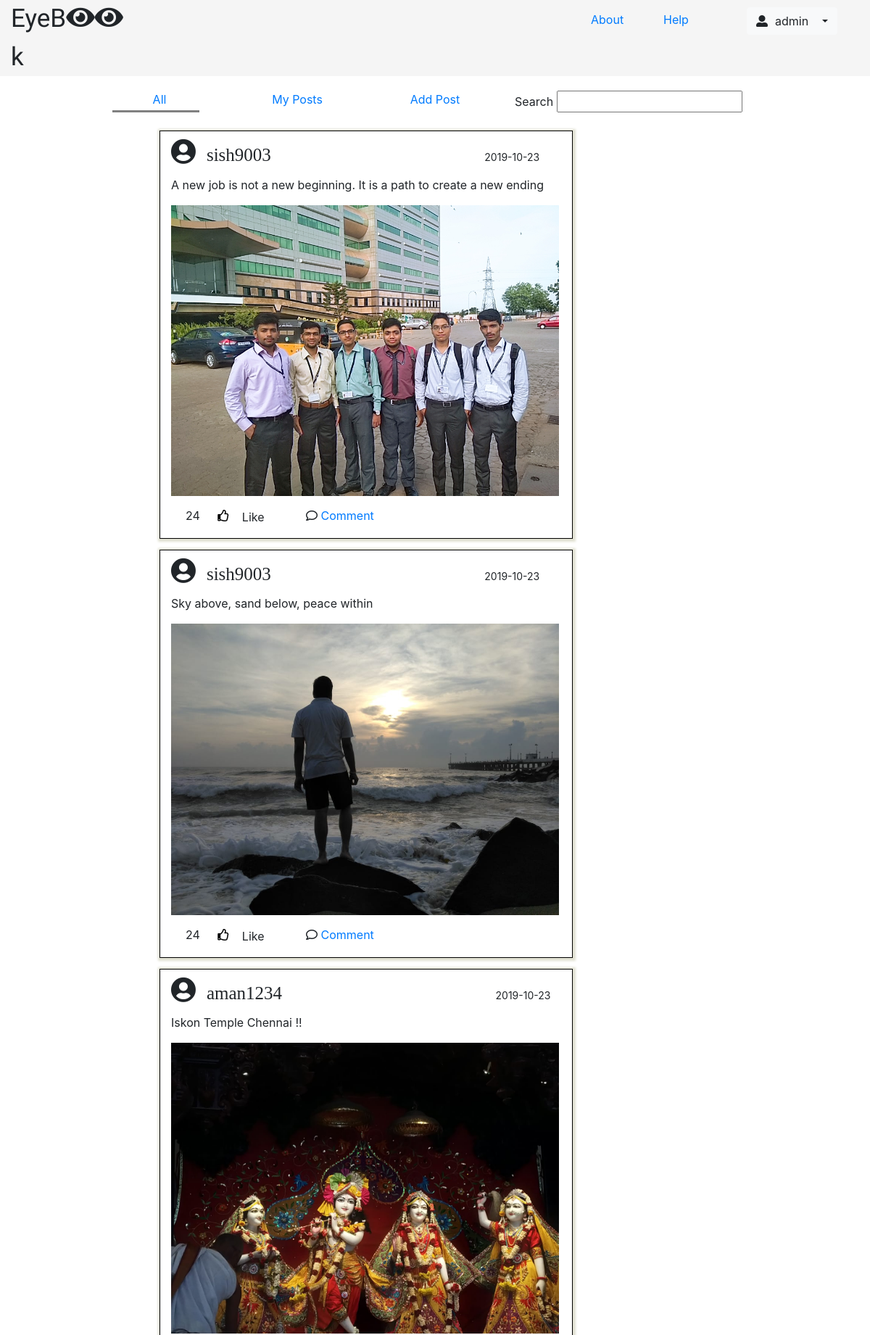
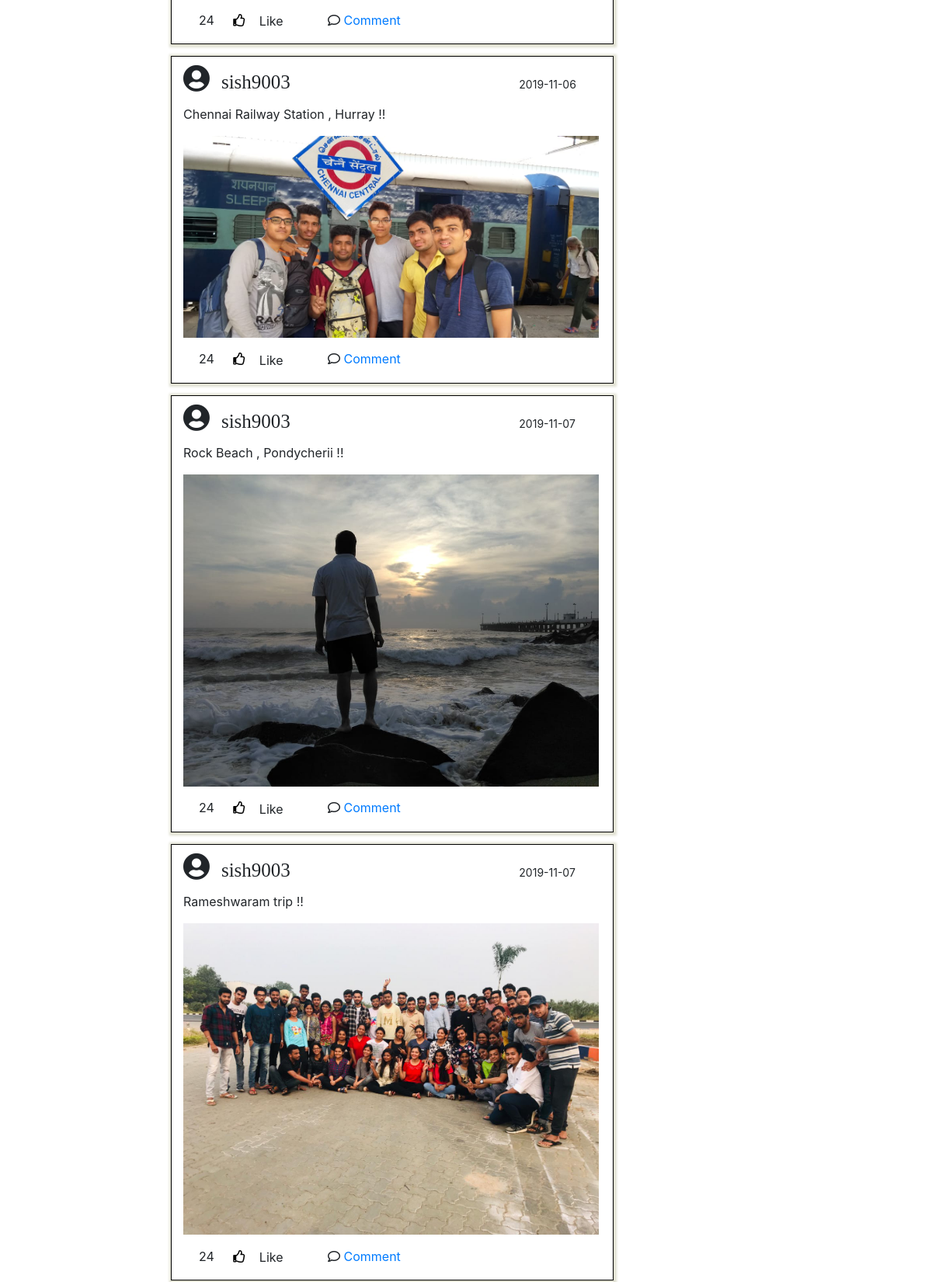
The app's page /eyebook/home (signed in, upper part) with its own data (2 pictures, top to bottom).
### eyebook/models.py (models this page shows)
class Posts(models.Model):
    post_id = models.AutoField(primary_key=True)
    username = models.CharField(max_length=20)
    time = models.CharField(max_length=20)
    post_text = models.CharField(max_length=100)
    post_img = models.CharField(max_length=50)

### eyebook/views.py (the view)
# urls.py: url('home',views.home),
@login_required(login_url='/eyebook/login')
def home(request):
    username = request.session['username']
    posts=models.Posts.objects.all()
    likes=models.Likes.objects.all()
    res = render(request,'eyebook/home.html',{'username':username,'posts':posts,'likes':likes})
    return res

### templates/eyebook/home.html (shortened to what this page needs)
<!DOCTYPE html>
{% load static %}
<html lang="en" dir="ltr">
  <head>
    <link rel="stylesheet" href="{% static 'css/home.css' %}">
    <link rel="stylesheet" href="https://maxcdn.bootstrapcdn.com/bootstrap/4.3.1/css/bootstrap.min.css">
  </head>
  <body>
    <section id="navbar">
      <div class="container-fluid">
        <div class="row nav">
          <div class="col-sm-2 logo">
            EyeB<i class="fa fa-eye" aria-hidden="true"></i><i class="fa fa-eye" aria-hidden="true"></i>k
          </div>
          <div class="col-sm-6">
          </div>
          <div class="col-sm-1 top_link">
            <a href="#">About</a>
          </div>
          <div class="col-sm-1 top_link">
            <a href="#">Help</a>
          </div>
          <div class="col-sm-2">
            <div class="dropdown">
              <div class="btn btn-light dropdown-toggle" data-toggle="dropdown">
                <span><i class="fas fa-user-alt"></i></span><span id="login_user_name">{{username}}</span>
              </div>
            </div>
          </div>
        </div>
      </div>
    </section>
    <div class="container">
      <div class="row navhead">
        <div class="col-sm-1">
        </div>
        <div class="col-sm-2 text-center">
          <a href="/eyebook/home">All</a>
          <div class="line">
          </div>
        </div>
        <div class="col-sm-2 text-center">
          <a href="/eyebook/mypost">My Posts</a>
        </div>
        <div class="col-sm-2 text-center">
          <a href="/eyebook/addpost">Add Post</a>
        </div>
        <div class="col-sm-5">
          <label for="search">Search</label>
          <input type="text" id="search" name="" value="">
        </div>
      </div>
      <section id="all_posts">
        {% for p in posts %}
        <div class="row post_area">
          <div class="col-sm-2">
          </div>
          <div class="col-sm-6 post" >
              <div style="margin:10px auto;">
                <i class="fas fa-user-circle" style="font-size: 35px;"></i><span id="user">{{p.username}}</span>
                <span style="margin-left:280px; font-size:14px;">{{p.time}}</span>
              </div>
              <div>
                <p>{{p.post_text}}
                 </p>
                <img src="../../media/{{p.post_img}}" alt="" class="responsive">
              </div>
              <div class="like_btn">
                <span style="margin-right:0px;" id="impr{{p.post_id}}">24</span>
                <span><i class="far fa-thumbs-up" id="icon{{p.post_id}}" style="color:black;"></i> <button class='btn l_btn' id="{{p.post_id}}"> Like</button></span>
                <span><i class="far fa-comment"></i> <a href="#"> Comment</a></span>
              </div>
          </div>
          <div class="col-sm-4">
          </div>
        </div>
        {% endfor %}
      </section>
    </div>
  </body>
</html>

### static/css/home.css (style rules this page uses)
.logo { font-family: 'Zhi Mang Xing', cursive; font-size: 35px; width:50%; padding-left: 20px; }
.dropdown { padding: 10px 15px; }
span { padding-right: 10px; }
.top_link { padding-top: 15px; }
.top_link a { text-decoration: none; }
.nav { background-color: whitesmoke; }
.navhead { margin: 20px auto; }
.post { border: 1px solid black; box-shadow: 1px 1px 3px 3px #e0e0d1; }
.post img { width: 535px; }
.like_btn { margin: 10px 10px; }
.like_btn span { padding: 10px; margin-right: 20px; }
#all_posts .row { margin-top: 15px; margin-bottom: 15px; }
#user { font-size: 25px; margin-left:15px; font-family: 'Arvo', serif; }
.line { width: 120px; height:3px; margin-left: 15px; margin-top: 3px; background-color: grey; }

### records on screen
Posts: username "sish9003", time "2019-10-23", post_text "A new job is not a new beginning. It is a path to create a new ending", post_img (picture)
Posts: username "sish9003", time "2019-10-23", post_text "Sky above, sand below, peace within", post_img (picture)
Posts: username "aman1234", time "2019-10-23", post_text "Iskon Temple Chennai !!", post_img (picture)
Posts: username "sish9003", time "2019-11-06", post_text "Chennai Railway Station , Hurray !!", post_img (picture)
Posts: username "sish9003", time "2019-11-07", post_text "Rock Beach , Pondycherii !!", post_img (picture)
Posts: username "sish9003", time "2019-11-07", post_text "Rameshwaram trip !!", post_img (picture)

### other values on screen
{{ username }} "admin"
